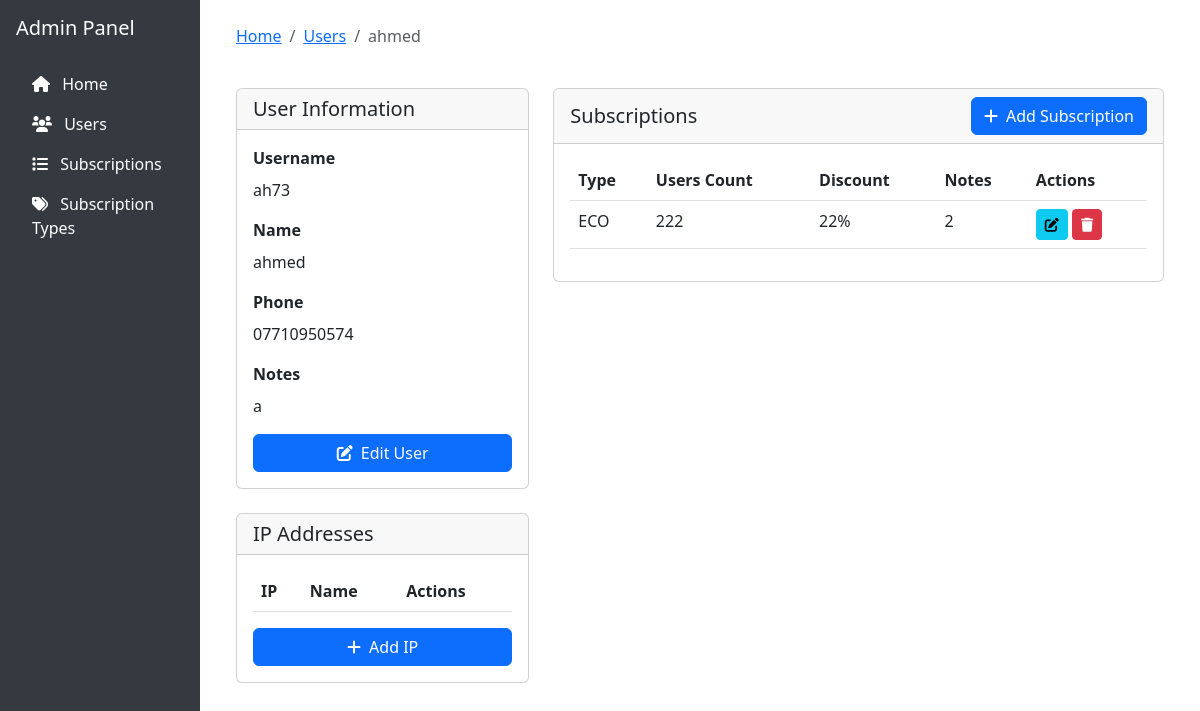
Page /users/1 on the committed database.
### models.py (models this page shows)
class User(SQLModel, table = True):
    id : int = Field(primary_key=True)
    username : str = Field(unique=True)
    name : str
    phone : str
    notes : str
    ips: List["Ips"] = Relationship(back_populates="user")
    subscriptions: List["Subscriptions"] = Relationship(back_populates="user")

class Subscriptions(SQLModel, table = True):
    id : int = Field(primary_key=True)
    user_id : int = Field(foreign_key='user.id')
    users_count : int
    discount : int
    sub_type_id : int = Field(foreign_key='subtype.id')
    notes : str
    user: User = Relationship(back_populates="subscriptions")
    sub_type: SubType = Relationship(back_populates="subscriptions")

class SubType(SQLModel, table = True):
    id : int = Field(primary_key=True)
    name : str = Field(unique=True)
    subscriptions: List["Subscriptions"] = Relationship(back_populates="sub_type")

### main.py (the view)
@app.get("/users/{user_id}", response_class=HTMLResponse)
async def get_user(request: Request, user_id: int):
    with Session(engine) as session:
        user = session.get(User, user_id)
        if not user:
            raise HTTPException(status_code=404, detail="User not found")
        types = session.exec(select(SubType)).all()
        return templates.TemplateResponse(
            "user_detail.html",
            {
                "request": request,
                "user": user,
                "types": types
            }
        )

### templates/user_detail.html (shortened to what this page needs)
{% extends "base.html" %}
{% block content %}
<div class="container-fluid">
    <div class="row mb-4">
        <div class="col-md-12">
            <nav aria-label="breadcrumb">
                <ol class="breadcrumb">
                    <li class="breadcrumb-item"><a href="/">Home</a></li>
                    <li class="breadcrumb-item"><a href="/users">Users</a></li>
                    <li class="breadcrumb-item active">{{ user.name }}</li>
                </ol>
            </nav>
        </div>
    </div>
    <div class="row">
        <div class="col-md-4">
            <div class="card mb-4">
                <div class="card-header">
                    <h5 class="card-title mb-0">User Information</h5>
                </div>
                <div class="card-body">
                    <div class="mb-3">
                        <label class="form-label fw-bold">Username</label>
                        <p>{{ user.username }}</p>
                    </div>
                    <div class="mb-3">
                        <label class="form-label fw-bold">Name</label>
                        <p>{{ user.name }}</p>
                    </div>
                    <div class="mb-3">
                        <label class="form-label fw-bold">Phone</label>
                        <p>{{ user.phone }}</p>
                    </div>
                    <div class="mb-3">
                        <label class="form-label fw-bold">Notes</label>
                        <p>{{ user.notes or 'No notes' }}</p>
                    </div>
                    <div class="d-grid">
                        <button class="btn btn-primary"
                                hx-get="/users/{{ user.id }}/edit"
                                hx-target="#editUserModal .modal-body"
                                data-bs-toggle="modal"
                                data-bs-target="#editUserModal">
                            <i class="fas fa-edit me-2"></i>Edit User
                        </button>
                    </div>
                </div>
            </div>
            <div class="card">
                <div class="card-header">
                    <h5 class="card-title mb-0">IP Addresses</h5>
                </div>
                <div class="card-body">
                    <div class="table-responsive">
                        <table class="table">
                            <thead>
                                <tr>
                                    <th>IP</th>
                                    <th>Name</th>
                                    <th>Actions</th>
                                </tr>
                            </thead>
                        </table>
                    </div>
                    <button class="btn btn-primary w-100" data-bs-toggle="modal" data-bs-target="#addIpModal">
                        <i class="fas fa-plus me-2"></i>Add IP
                    </button>
                </div>
            </div>
        </div>
        <div class="col-md-8">
            <div class="card">
                <div class="card-header d-flex justify-content-between align-items-center">
                    <h5 class="card-title mb-0">Subscriptions</h5>
                    <button class="btn btn-primary" data-bs-toggle="modal" data-bs-target="#addSubscriptionModal">
                        <i class="fas fa-plus me-2"></i>Add Subscription
                    </button>
                </div>
                <div class="card-body">
                    <div class="table-responsive">
                        <table class="table">
                            <thead>
                                <tr>
                                    <th>Type</th>
                                    <th>Users Count</th>
                                    <th>Discount</th>
                                    <th>Notes</th>
                                    <th>Actions</th>
                                </tr>
                            </thead>
                            <tbody>
                                {% for sub in user.subscriptions %}
                                <tr>
                                    <td>{{ sub.sub_type.name }}</td>
                                    <td>{{ sub.users_count }}</td>
                                    <td>{{ sub.discount }}%</td>
                                    <td>{{ sub.notes or 'No notes' }}</td>
                                    <td>
                                        <button class="btn btn-sm btn-info"
                                                hx-get="/subscriptions/{{ sub.id }}/edit"
                                                hx-target="#editSubscriptionModal .modal-body"
                                                data-bs-toggle="modal"
                                                data-bs-target="#editSubscriptionModal">
                                            <i class="fas fa-edit"></i>
                                        </button>
                                        <button class="btn btn-sm btn-danger"
                                                hx-delete="/subscriptions/{{ sub.id }}"
                                                hx-confirm="Are you sure you want to delete this subscription?"
                                                hx-target="closest tr"
                                                hx-swap="outerHTML swap:1s"
                                                hx-indicator="#delete-indicator"
                                                hx-on::after-request="if(event.detail.failed) { alert('Error deleting subscription'); }">
                                            <i class="fas fa-trash"></i>
                                        </button>
                                    </td>
                                </tr>
                                {% endfor %}
                            </tbody>
                        </table>
                    </div>
                </div>
            </div>
        </div>
    </div>
</div>
{% endblock %}

### rows in the picture
User: name "ahmed", username "ah73", phone "07710950574", notes "a"
Subscriptions: sub_type.name "ECO", users_count "222", discount "22", notes "2"
